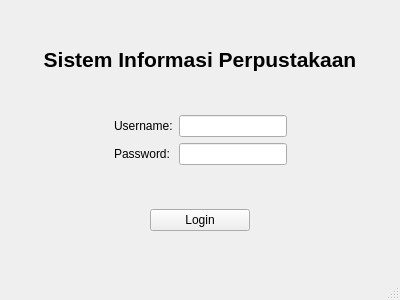
<?xml version="1.0" encoding="UTF-8"?>
<ui version="4.0">
 <class>LoginWindow</class>
 <widget class="QMainWindow" name="LoginWindow">
  <property name="geometry">
   <rect>
    <x>0</x>
    <y>0</y>
    <width>400</width>
    <height>300</height>
   </rect>
  </property>
  <property name="windowTitle">
   <string>Sistem Perpustakaan - Login</string>
  </property>
  <widget class="QWidget" name="centralwidget">
   <layout class="QVBoxLayout" name="verticalLayout">
    <item>
     <spacer name="verticalSpacer">
      <property name="orientation">
       <enum>Qt::Vertical</enum>
      </property>
      <property name="sizeHint" stdset="0">
       <size>
        <width>20</width>
        <height>40</height>
       </size>
      </property>
     </spacer>
    </item>
    <item>
     <widget class="QLabel" name="label_3">
      <property name="font">
       <font>
        <pointsize>16</pointsize>
        <bold>true</bold>
       </font>
      </property>
      <property name="text">
       <string>Sistem Informasi Perpustakaan</string>
      </property>
      <property name="alignment">
       <set>Qt::AlignCenter</set>
      </property>
     </widget>
    </item>
    <item>
     <spacer name="verticalSpacer_3">
      <property name="orientation">
       <enum>Qt::Vertical</enum>
      </property>
      <property name="sizeHint" stdset="0">
       <size>
        <width>20</width>
        <height>40</height>
       </size>
      </property>
     </spacer>
    </item>
    <item>
     <layout class="QHBoxLayout" name="horizontalLayout">
      <item>
       <spacer name="horizontalSpacer">
        <property name="orientation">
         <enum>Qt::Horizontal</enum>
        </property>
        <property name="sizeHint" stdset="0">
         <size>
          <width>40</width>
          <height>20</height>
         </size>
        </property>
       </spacer>
      </item>
      <item>
       <layout class="QFormLayout" name="formLayout">
        <item row="0" column="0">
         <widget class="QLabel" name="label">
          <property name="text">
           <string>Username:</string>
          </property>
         </widget>
        </item>
        <item row="0" column="1">
         <widget class="QLineEdit" name="usernameEdit"/>
        </item>
        <item row="1" column="0">
         <widget class="QLabel" name="label_2">
          <property name="text">
           <string>Password:</string>
          </property>
         </widget>
        </item>
        <item row="1" column="1">
         <widget class="QLineEdit" name="passwordEdit">
          <property name="echoMode">
           <enum>QLineEdit::Password</enum>
          </property>
         </widget>
        </item>
       </layout>
      </item>
      <item>
       <spacer name="horizontalSpacer_2">
        <property name="orientation">
         <enum>Qt::Horizontal</enum>
        </property>
        <property name="sizeHint" stdset="0">
         <size>
          <width>40</width>
          <height>20</height>
         </size>
        </property>
       </spacer>
      </item>
     </layout>
    </item>
    <item>
     <spacer name="verticalSpacer_2">
      <property name="orientation">
       <enum>Qt::Vertical</enum>
      </property>
      <property name="sizeHint" stdset="0">
       <size>
        <width>20</width>
        <height>40</height>
       </size>
      </property>
     </spacer>
    </item>
    <item>
     <layout class="QHBoxLayout" name="horizontalLayout_2">
      <item>
       <spacer name="horizontalSpacer_3">
        <property name="orientation">
         <enum>Qt::Horizontal</enum>
        </property>
        <property name="sizeHint" stdset="0">
         <size>
          <width>40</width>
          <height>20</height>
         </size>
        </property>
       </spacer>
      </item>
      <item>
       <widget class="QPushButton" name="loginButton">
        <property name="minimumSize">
         <size>
          <width>100</width>
          <height>0</height>
         </size>
        </property>
        <property name="text">
         <string>Login</string>
        </property>
       </widget>
      </item>
      <item>
       <spacer name="horizontalSpacer_4">
        <property name="orientation">
         <enum>Qt::Horizontal</enum>
        </property>
        <property name="sizeHint" stdset="0">
         <size>
          <width>40</width>
          <height>20</height>
         </size>
        </property>
       </spacer>
      </item>
     </layout>
    </item>
    <item>
     <spacer name="verticalSpacer_4">
      <property name="orientation">
       <enum>Qt::Vertical</enum>
      </property>
      <property name="sizeHint" stdset="0">
       <size>
        <width>20</width>
        <height>40</height>
       </size>
      </property>
     </spacer>
    </item>
   </layout>
  </widget>
  <widget class="QStatusBar" name="statusbar"/>
 </widget>
 <resources/>
 <connections/>
</ui>
